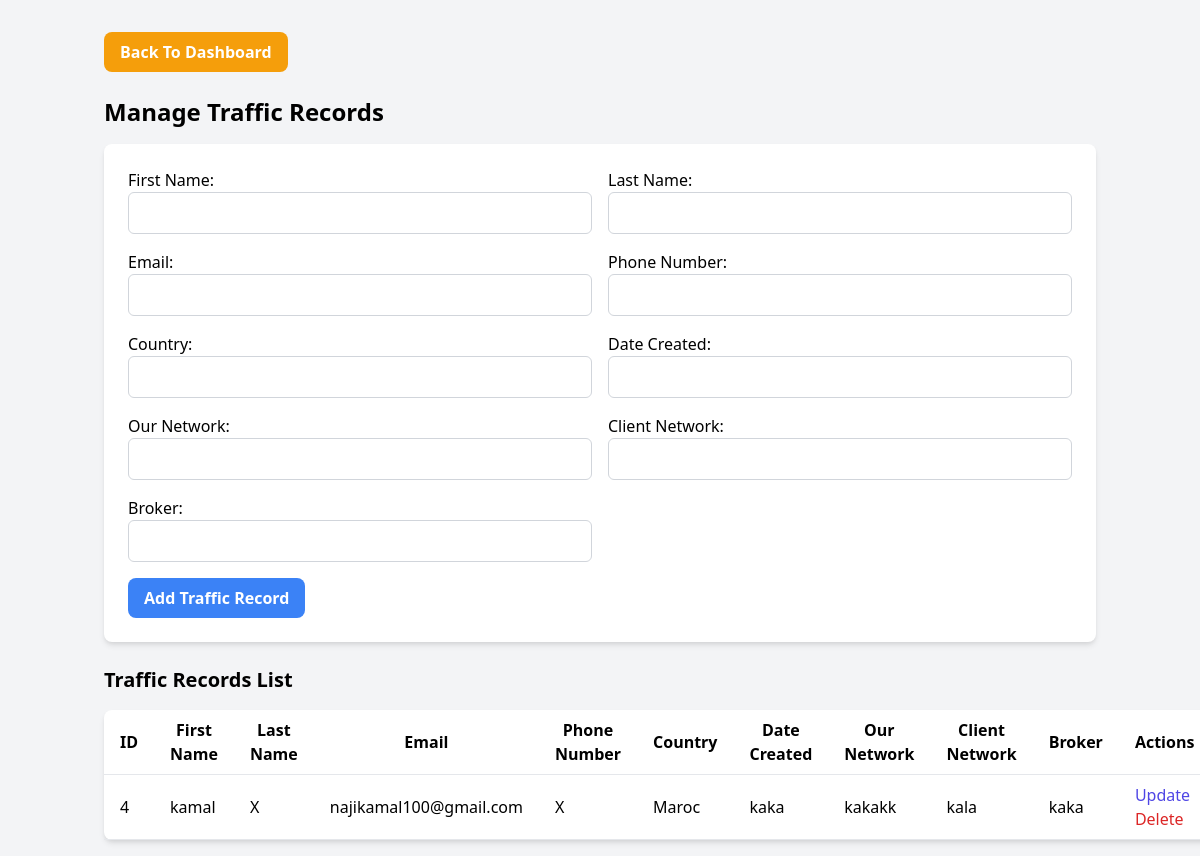
Before: /manage_traffic.php (signed in) with the older database file.
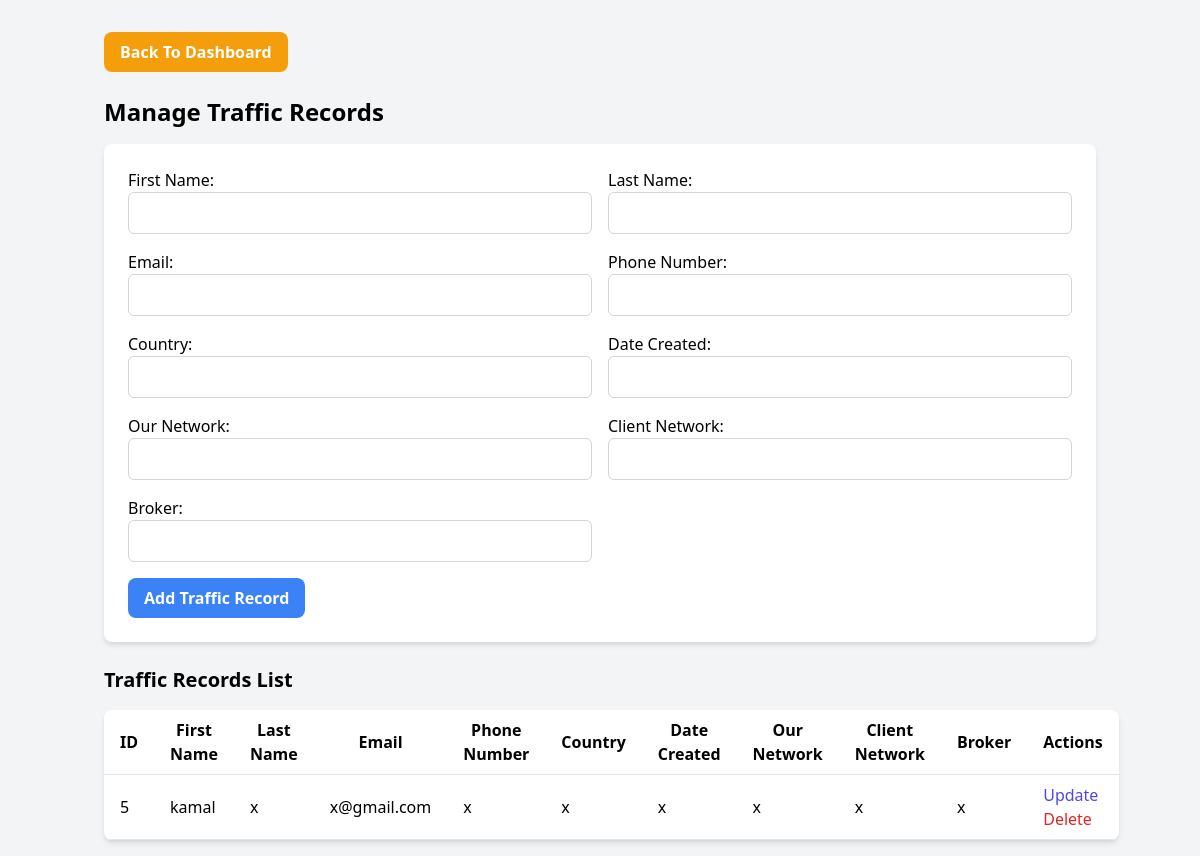
After: the same page with the newer database file.
### tables this page shows
CREATE TABLE `traffic` (
  `id` int(11) NOT NULL,
  `first_name` varchar(255) NOT NULL,
  `last_name` varchar(255) NOT NULL,
  `email` varchar(255) NOT NULL,
  `phone_number` varchar(255) DEFAULT NULL,
  `country` varchar(255) DEFAULT NULL,
  `date_created` varchar(255) DEFAULT NULL,
  `our_network` varchar(255) DEFAULT NULL,
  `client_network` varchar(255) DEFAULT NULL,
  `broker` varchar(255) DEFAULT NULL
);

### manage_traffic.php (the view, shortened to what the changed rows need)
<?php
include('config.php');
$traffic_records = mysqli_query($conn, "SELECT * FROM traffic");
?>
<!DOCTYPE html>
<html lang="en">
<head>
    <link href="https://cdn.jsdelivr.net/npm/tailwindcss@2.2.19/dist/tailwind.min.css" rel="stylesheet">
</head>
<body class="bg-gray-100">
    <div class="container mx-auto p-4">
        <a href="dashboard.php"><button class="mt-4 bg-yellow-500 hover:bg-yellow-600 text-white font-bold py-2 px-4 rounded-lg">Back To Dashboard</button></a> <br><br>
        <h1 class="text-2xl font-bold mb-4">Manage Traffic Records</h1>
        <h2 class="text-xl font-bold mb-4">Traffic Records List</h2>
        <table class="min-w-full bg-white rounded-lg shadow-md">
            <thead>
                <tr>
                    <th class="py-2 px-4 border-b">ID</th>
                    <th class="py-2 px-4 border-b">First Name</th>
                    <th class="py-2 px-4 border-b">Last Name</th>
                    <th class="py-2 px-4 border-b">Email</th>
                    <th class="py-2 px-4 border-b">Phone Number</th>
                    <th class="py-2 px-4 border-b">Country</th>
                    <th class="py-2 px-4 border-b">Date Created</th>
                    <th class="py-2 px-4 border-b">Our Network</th>
                    <th class="py-2 px-4 border-b">Client Network</th>
                    <th class="py-2 px-4 border-b">Broker</th>
                    <th class="py-2 px-4 border-b">Actions</th>
                </tr>
            </thead>
            <tbody>
                <?php while ($record = mysqli_fetch_assoc($traffic_records)) { ?>
                    <tr>
                        <td class="py-2 px-4 border-b"><?php echo $record['id']; ?></td>
                        <td class="py-2 px-4 border-b"><?php echo $record['first_name']; ?></td>
                        <td class="py-2 px-4 border-b"><?php echo $record['last_name']; ?></td>
                        <td class="py-2 px-4 border-b"><?php echo $record['email']; ?></td>
                        <td class="py-2 px-4 border-b"><?php echo $record['phone_number']; ?></td>
                        <td class="py-2 px-4 border-b"><?php echo $record['country']; ?></td>
                        <td class="py-2 px-4 border-b"><?php echo $record['date_created']; ?></td>
                        <td class="py-2 px-4 border-b"><?php echo $record['our_network']; ?></td>
                        <td class="py-2 px-4 border-b"><?php echo $record['client_network']; ?></td>
                        <td class="py-2 px-4 border-b"><?php echo $record['broker']; ?></td>
                        <td class="py-2 px-4 border-b">
                            <form method="post" action="update_traffic.php" class="inline">
                                <button type="submit" name="update_traffic" class="text-indigo-600 hover:text-indigo-900">Update</button>
                            </form>
                            <form method="post" class="inline">
                                <button type="submit" name="delete_traffic" class="text-red-600 hover:text-red-900">Delete</button>
                            </form>
                        </td>
                    </tr>
                <?php } ?>
            </tbody>
        </table>
    </div>
</body>
</html>

Changed rows visible on the page:
removed traffic: id "4", first_name "kamal", last_name "X", email "najikamal100@gmail.com", phone_number "X", country "Maroc", date_created "kaka", our_network "kakakk", client_network "kala", broker "kaka"
added traffic: id "5", first_name "kamal", last_name "x", email "x@gmail.com", phone_number "x", country "x", date_created "x", our_network "x", client_network "x", broker "x"
